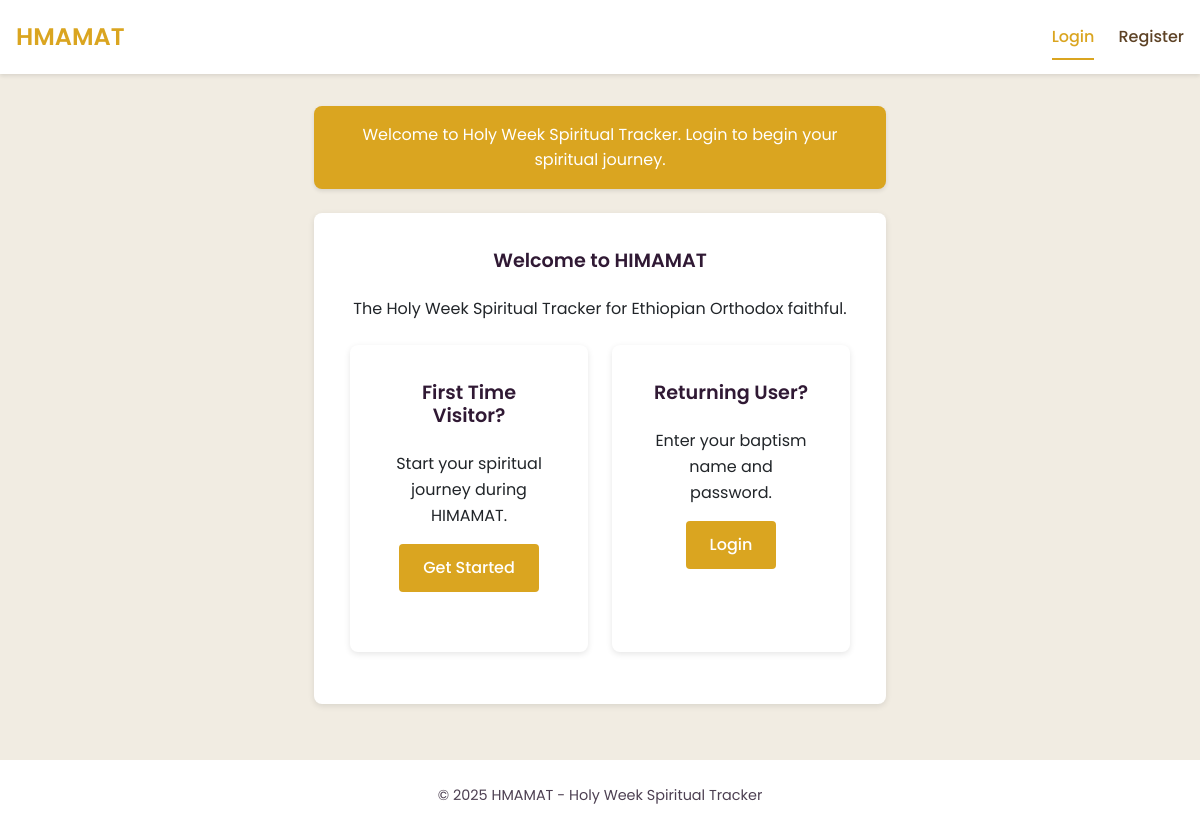
The page /user/login.php on the database as committed earlier.
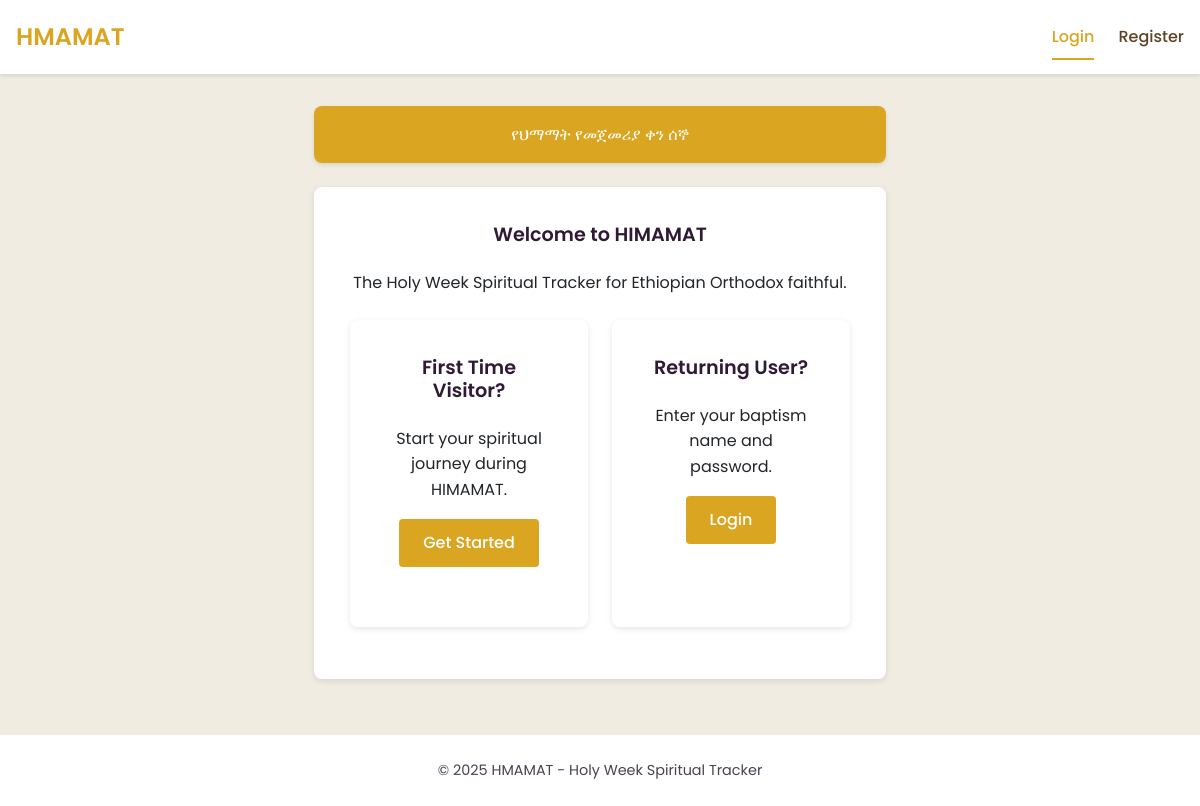
The same page on the database as committed later.
### tables this page shows
CREATE TABLE `daily_messages` (
  `id` int(11) NOT NULL,
  `day_of_week` int(11) DEFAULT NULL CHECK (`day_of_week` between 1 and 7),
  `message_text` text NOT NULL,
  `created_at` datetime DEFAULT current_timestamp()
);

### user/login.php (the view, shortened to what this page needs)
<?php
require_once '../includes/auth_check.php';
$day_of_week = date('N');
$daily_message = "Welcome to Holy Week Spiritual Tracker. Login to begin your spiritual journey.";
$stmt = $conn->prepare("SELECT message_text FROM daily_messages WHERE day_of_week = ? OR day_of_week IS NULL ORDER BY day_of_week DESC LIMIT 1");
$stmt->bind_param("i", $day_of_week);
$stmt->execute();
$result = $stmt->get_result();
if ($result->num_rows > 0) {
    $row = $result->fetch_assoc();
    $daily_message = $row['message_text'];
}
include_once '../includes/user_header.php';
?>
<div class="row justify-content-center">
    <div class="col-md-8 col-lg-6">
        <?php if (!empty($daily_message)): ?>
        <div class="daily-message mb-4">
            <p class="mb-0"><?php echo htmlspecialchars($daily_message); ?></p>
        </div>
        <?php endif; ?>
        <div class="card">
            <div class="card-body">
                <h2 class="card-title text-center">Welcome to HIMAMAT</h2>
                <div class="text-center mb-4">
                    <p>The Holy Week Spiritual Tracker for Ethiopian Orthodox faithful.</p>
                </div>
                <div class="row">
                    <div class="col-md-6 mb-3">
                        <div class="card h-100">
                            <div class="card-body text-center">
                                <h5 class="card-title">First Time Visitor?</h5>
                                <p class="card-text">Start your spiritual journey during HIMAMAT.</p>
                                <a href="welcome.php?step=1" class="btn">Get Started</a>
                            </div>
                        </div>
                    </div>
                    <div class="col-md-6 mb-3">
                        <div class="card h-100">
                            <div class="card-body text-center">
                                <h5 class="card-title">Returning User?</h5>
                                <p class="card-text">Enter your baptism name and password.</p>
                                <button type="button" class="btn" data-bs-toggle="collapse" data-bs-target="#loginForm">Login</button>
                            </div>
                        </div>
                    </div>
                </div>
            </div>
        </div>
    </div>
</div>
<?php
include_once '../includes/user_footer.php';
?>

Rows that differ between the two databases and show on the page:
added daily_messages: message_text "የህማማት የመጀመሪያ ቀን ሰኞ"
Other text that changed with them:
$daily_message: "Welcome to Holy Week Spiritual Tracker. Login to begin your spiritual journey." → (not shown)
